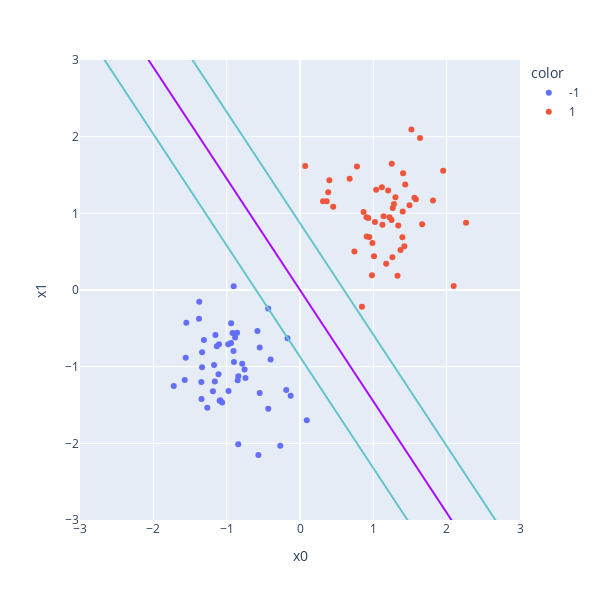

Notebook code cell kept with this figure:
### Code cell
supvec = res['supvec']
optimal_w = res['weight']

def margin_lines(x, y, w):
    x0 = -5
    x1 = 5
    b = -w * x + y
    xs = np.array([x0, x1])
    for b_ in [-b, b]:
        ys = w * xs + b_
        yield np.array([xs, ys, [w, w]]).T

margin1, margin2 = margin_lines(*supvec, optimal_w)
df1 = pd.DataFrame(margin1, columns=['x0', 'x1', 'w'])
df2 = pd.DataFrame(margin2, columns=['x0', 'x1', 'w'])

fig = px.scatter(df, x='x0', y='x1', color=y.astype(str),
                 width=600, height=600, range_x=[-3, 3], range_y=[-3, 3])
fig.add_traces(px.line(clf_line[clf_line.w == optimal_w], x='x0', y='x1',
                       color_discrete_sequence=px.colors.qualitative.Alphabet).data)
fig.add_traces(px.line(df1, x='x0', y='x1',
                       color_discrete_sequence=px.colors.qualitative.Pastel).data)
fig.add_traces(px.line(df2, x='x0', y='x1',
                       color_discrete_sequence=px.colors.qualitative.Pastel).data)

fig

### Figure 1 — Plotly figure (JSON) as saved in the notebook; plotly's stock layout.template omitted (floating-point values rounded to 4 significant figures)
{"data": [{"hovertemplate": "color=-1<br>x0=%{x}<br>x1=%{y}<extra></extra>", "legendgroup": "-1", "marker": {"color": "#636efa", "symbol": "circle"}, "mode": "markers", "name": "-1", "orientation": "v", "showlegend": true, "type": "scatter", "x": [-1.264, -0.9391, -0.9789, -1.096, 0.09279, -1.346, -0.7435, -0.1276, -1.153, -0.9399, -0.8405, -1.061, -0.8499, -0.1701, -0.4005, -1.335, -0.7883, -0.2689, -0.9067, -1.55, -0.4342, -1.336, -0.5496, -0.885, -0.9045, -1.172, -1.086, -1.377, -1.111, -0.8572, -0.4331, -1.104, -1.559, -0.92, -0.1878, -1.31, -0.7557, -1.722, -1.134, -1.161, -0.9746, -0.5492, -0.8422, -1.344, -1.374, -1.571, -0.9009, -0.5805, -0.5673, -1.188], "xaxis": "x", "y": [-1.536, -0.4353, -0.7086, -1.444, -1.698, -1.198, -1.149, -1.381, -0.586, -0.6914, -1.125, -1.468, -1.176, -0.629, -0.9074, -0.8112, -0.9613, -2.03, -0.795, -0.4276, -0.2401, -1.006, -1.342, -0.619, 0.05013, -0.9782, -1.439, -0.3736, -1.1, -0.5574, -1.55, -0.7067, -0.8828, -0.5619, -1.306, -0.651, -1.038, -1.252, -0.7348, -1.192, -1.318, -0.7488, -2.011, -1.423, -0.1538, -1.175, -0.9405, -0.5344, -2.151, -1.319], "yaxis": "y"}, {"hovertemplate": "color=1<br>x0=%{x}<br>x1=%{y}<extra></extra>", "legendgroup": "1", "marker": {"color": "#EF553B", "symbol": "circle"}, "mode": "markers", "name": "1", "orientation": "v", "showlegend": true, "type": "scatter", "x": [0.9448, 1.26, 0.9095, 2.095, 1.396, 0.8669, 1.124, 1.58, 1.009, 1.022, 1.116, 1.252, 1.401, 0.3637, 1.248, 1.265, 1.039, 0.385, 0.3134, 1.175, 1.423, 1.37, 0.9877, 1.519, 0.4004, 1.202, 1.221, 1.434, 1.33, 0.7415, 0.07101, 1.493, 1.301, 1.561, 1.637, 2.264, 1.666, 1.405, 0.7764, 0.4525, 1.952, 0.9067, 0.6765, 1.814, 1.14, 1.281, 0.9807, 0.8449, 0.9318, 1.34], "xaxis": "x", "y": [0.6913, 0.4278, 0.698, 0.05182, 0.6882, 1.016, 0.8517, 1.185, 0.439, 0.8868, 1.341, 1.647, 1.023, 1.157, 0.9126, 1.069, 1.309, 1.275, 1.158, 0.3439, 0.5702, 0.5231, 0.6124, 2.093, 1.432, 1.297, 0.9499, 1.375, 0.1863, 0.5015, 1.618, 1.107, 1.21, 1.204, 1.984, 0.8757, 0.8563, 1.522, 1.612, 1.085, 1.556, 0.9491, 1.451, 1.169, 0.9634, 1.12, 0.1921, -0.2174, 0.9405, 0.8401], "yaxis": "y"}, {"hovertemplate": "x0=%{x}<br>x1=%{y}<extra></extra>", "legendgroup": "", "line": {"color": "#AA0DFE", "dash": "solid"}, "marker": {"symbol": "circle"}, "mode": "lines", "name": "", "orientation": "v", "showlegend": false, "type": "scatter", "x": [-2.835, 2.835], "xaxis": "x", "y": [4.118, -4.118], "yaxis": "y"}, {"hovertemplate": "x0=%{x}<br>x1=%{y}<extra></extra>", "legendgroup": "", "line": {"color": "rgb(102, 197, 204)", "dash": "solid"}, "marker": {"symbol": "circle"}, "mode": "lines", "name": "", "orientation": "v", "showlegend": false, "type": "scatter", "x": [-5, 5], "xaxis": "x", "y": [8.133, -6.392], "yaxis": "y"}, {"hovertemplate": "x0=%{x}<br>x1=%{y}<extra></extra>", "legendgroup": "", "line": {"color": "rgb(102, 197, 204)", "dash": "solid"}, "marker": {"symbol": "circle"}, "mode": "lines", "name": "", "orientation": "v", "showlegend": false, "type": "scatter", "x": [-5, 5], "xaxis": "x", "y": [6.392, -8.133], "yaxis": "y"}], "layout": {"height": 600, "legend": {"title": {"text": "color"}, "tracegroupgap": 0}, "margin": {"t": 60}, "width": 600, "xaxis": {"anchor": "y", "domain": [0, 1], "range": [-3, 3], "title": {"text": "x0"}}, "yaxis": {"anchor": "x", "domain": [0, 1], "range": [-3, 3], "title": {"text": "x1"}}}}
